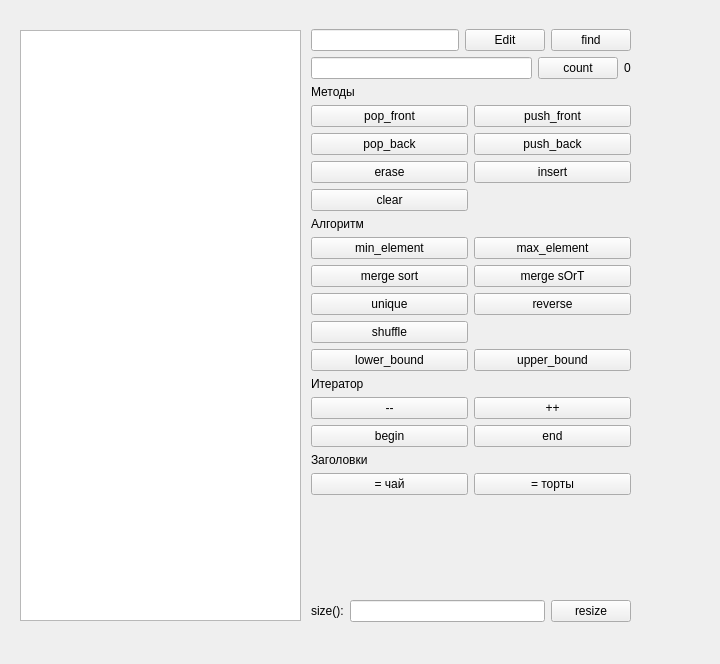
<?xml version="1.0" encoding="UTF-8"?>
<ui version="4.0">
 <class>MainWindow</class>
 <widget class="QMainWindow" name="MainWindow">
  <property name="geometry">
   <rect>
    <x>0</x>
    <y>0</y>
    <width>720</width>
    <height>664</height>
   </rect>
  </property>
  <property name="windowTitle">
   <string>std::vector demo</string>
  </property>
  <widget class="QWidget" name="centralwidget">
   <widget class="QListWidget" name="list_widget">
    <property name="geometry">
     <rect>
      <x>20</x>
      <y>30</y>
      <width>281</width>
      <height>591</height>
     </rect>
    </property>
   </widget>
   <widget class="QWidget" name="layoutWidget">
    <property name="geometry">
     <rect>
      <x>311</x>
      <y>29</y>
      <width>320</width>
      <height>593</height>
     </rect>
    </property>
    <layout class="QGridLayout" name="gridLayout_3">
     <item row="0" column="0" colspan="3">
      <layout class="QGridLayout" name="gridLayout">
       <item row="0" column="0" colspan="2">
        <layout class="QGridLayout" name="gridLayout_2">
         <item row="0" column="0">
          <widget class="QLineEdit" name="txt_elem_content"/>
         </item>
         <item row="0" column="1">
          <widget class="QPushButton" name="btn_edit">
           <property name="text">
            <string>Edit</string>
           </property>
          </widget>
         </item>
         <item row="0" column="2">
          <widget class="QPushButton" name="btn_find">
           <property name="text">
            <string>find</string>
           </property>
          </widget>
         </item>
         <item row="1" column="0" colspan="3">
          <layout class="QHBoxLayout" name="horizontalLayout">
           <item>
            <widget class="QLineEdit" name="le_count"/>
           </item>
           <item>
            <widget class="QPushButton" name="count">
             <property name="text">
              <string>count</string>
             </property>
            </widget>
           </item>
           <item>
            <widget class="QLabel" name="lbl_count">
             <property name="text">
              <string>0</string>
             </property>
            </widget>
           </item>
          </layout>
         </item>
        </layout>
       </item>
       <item row="1" column="0">
        <widget class="QLabel" name="label">
         <property name="text">
          <string>Методы</string>
         </property>
        </widget>
       </item>
       <item row="2" column="0">
        <widget class="QPushButton" name="btn_pop_front">
         <property name="text">
          <string>pop_front</string>
         </property>
        </widget>
       </item>
       <item row="2" column="1">
        <widget class="QPushButton" name="btn_push_front">
         <property name="text">
          <string>push_front</string>
         </property>
        </widget>
       </item>
       <item row="3" column="0">
        <widget class="QPushButton" name="btn_pop_back">
         <property name="text">
          <string>pop_back</string>
         </property>
        </widget>
       </item>
       <item row="3" column="1">
        <widget class="QPushButton" name="btn_push_back">
         <property name="toolTipDuration">
          <number>-1</number>
         </property>
         <property name="text">
          <string>push_back</string>
         </property>
        </widget>
       </item>
       <item row="4" column="0">
        <widget class="QPushButton" name="btn_erase">
         <property name="text">
          <string>erase</string>
         </property>
        </widget>
       </item>
       <item row="4" column="1">
        <widget class="QPushButton" name="btn_insert">
         <property name="text">
          <string>insert</string>
         </property>
        </widget>
       </item>
       <item row="5" column="0">
        <widget class="QPushButton" name="btn_clear">
         <property name="text">
          <string>clear</string>
         </property>
        </widget>
       </item>
       <item row="6" column="0">
        <widget class="QLabel" name="label_6">
         <property name="text">
          <string>Алгоритм</string>
         </property>
        </widget>
       </item>
       <item row="7" column="0">
        <widget class="QPushButton" name="min_element">
         <property name="text">
          <string>min_element</string>
         </property>
        </widget>
       </item>
       <item row="7" column="1">
        <widget class="QPushButton" name="max_element">
         <property name="text">
          <string>max_element</string>
         </property>
        </widget>
       </item>
       <item row="8" column="0">
        <widget class="QPushButton" name="btn_sort">
         <property name="text">
          <string>merge sort</string>
         </property>
        </widget>
       </item>
       <item row="8" column="1">
        <widget class="QPushButton" name="btn_sOrt">
         <property name="text">
          <string>merge sOrT</string>
         </property>
        </widget>
       </item>
       <item row="9" column="0">
        <widget class="QPushButton" name="btn_unique">
         <property name="text">
          <string>unique</string>
         </property>
        </widget>
       </item>
       <item row="9" column="1">
        <widget class="QPushButton" name="btn_revers">
         <property name="text">
          <string>reverse</string>
         </property>
        </widget>
       </item>
       <item row="10" column="0">
        <widget class="QPushButton" name="btn_shuffle">
         <property name="text">
          <string>shuffle</string>
         </property>
        </widget>
       </item>
       <item row="11" column="0">
        <widget class="QPushButton" name="lower_bound">
         <property name="text">
          <string>lower_bound</string>
         </property>
        </widget>
       </item>
       <item row="11" column="1">
        <widget class="QPushButton" name="upper_bound">
         <property name="text">
          <string>upper_bound</string>
         </property>
        </widget>
       </item>
       <item row="12" column="0">
        <widget class="QLabel" name="label_4">
         <property name="text">
          <string>Итератор</string>
         </property>
        </widget>
       </item>
       <item row="13" column="0">
        <widget class="QPushButton" name="btn_dec_iterator">
         <property name="text">
          <string>--</string>
         </property>
        </widget>
       </item>
       <item row="13" column="1">
        <widget class="QPushButton" name="btn_inc_iterator">
         <property name="text">
          <string>++</string>
         </property>
        </widget>
       </item>
       <item row="14" column="0">
        <widget class="QPushButton" name="btn_begin">
         <property name="text">
          <string>begin</string>
         </property>
        </widget>
       </item>
       <item row="14" column="1">
        <widget class="QPushButton" name="btn_end">
         <property name="text">
          <string>end</string>
         </property>
        </widget>
       </item>
       <item row="15" column="0">
        <widget class="QLabel" name="label_2">
         <property name="text">
          <string>Заголовки</string>
         </property>
        </widget>
       </item>
       <item row="16" column="0">
        <widget class="QPushButton" name="btn_tea">
         <property name="text">
          <string>= чай</string>
         </property>
        </widget>
       </item>
       <item row="16" column="1">
        <widget class="QPushButton" name="btn_cakes">
         <property name="text">
          <string>= торты</string>
         </property>
        </widget>
       </item>
      </layout>
     </item>
     <item row="1" column="1" colspan="2">
      <spacer name="verticalSpacer">
       <property name="orientation">
        <enum>Qt::Vertical</enum>
       </property>
       <property name="sizeHint" stdset="0">
        <size>
         <width>258</width>
         <height>28</height>
        </size>
       </property>
      </spacer>
     </item>
     <item row="2" column="0">
      <widget class="QLabel" name="label_3">
       <property name="text">
        <string>size():</string>
       </property>
      </widget>
     </item>
     <item row="2" column="1">
      <widget class="QLineEdit" name="txt_size"/>
     </item>
     <item row="2" column="2">
      <widget class="QPushButton" name="btn_resize">
       <property name="focusPolicy">
        <enum>Qt::TabFocus</enum>
       </property>
       <property name="text">
        <string>resize</string>
       </property>
      </widget>
     </item>
    </layout>
   </widget>
  </widget>
 </widget>
 <resources/>
 <connections/>
</ui>
